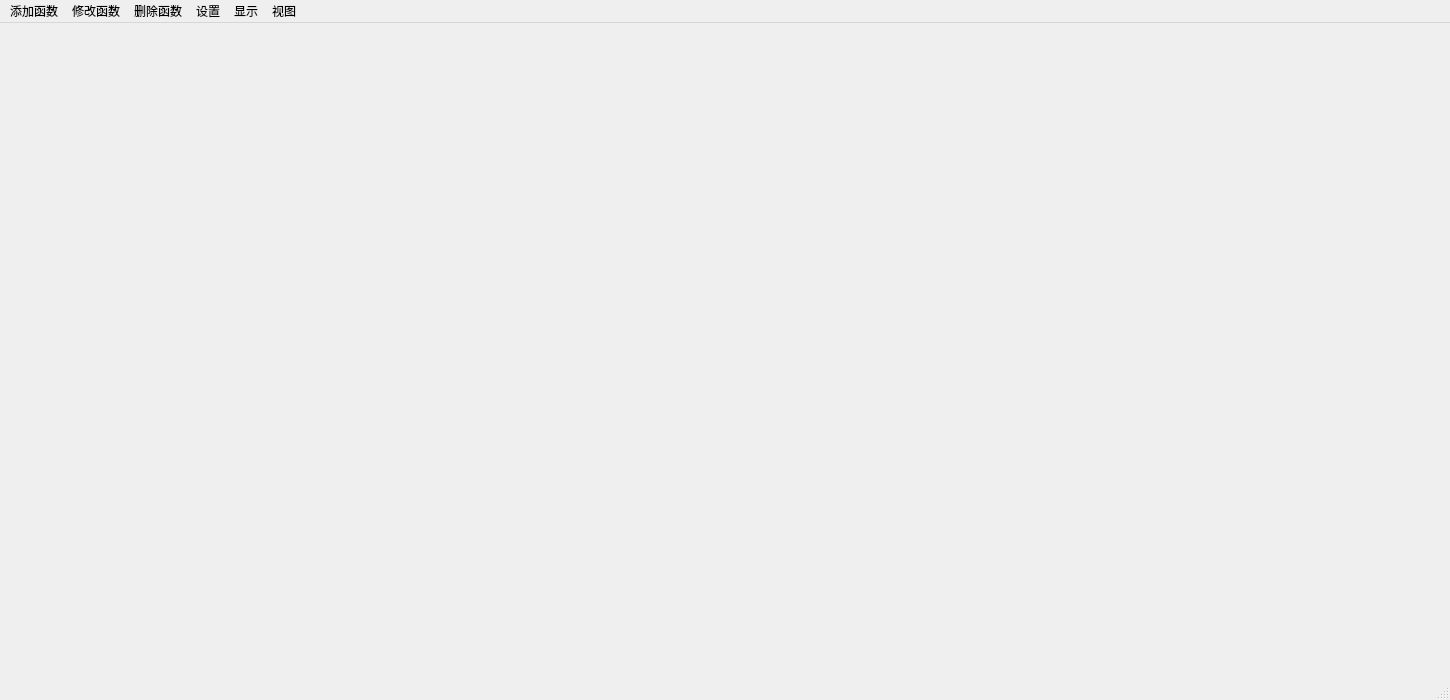
<?xml version="1.0" encoding="UTF-8"?>
<ui version="4.0">
 <class>QFunctionIndicatorWnd</class>
 <widget class="QMainWindow" name="QFunctionIndicatorWnd">
  <property name="geometry">
   <rect>
    <x>0</x>
    <y>0</y>
    <width>1450</width>
    <height>700</height>
   </rect>
  </property>
  <property name="font">
   <font>
    <family>微软雅黑</family>
   </font>
  </property>
  <property name="windowTitle">
   <string>Function-Indicator</string>
  </property>
  <widget class="QWidget" name="centralwidget"/>
  <widget class="QMenuBar" name="menubar">
   <property name="geometry">
    <rect>
     <x>0</x>
     <y>0</y>
     <width>1450</width>
     <height>25</height>
    </rect>
   </property>
   <widget class="QMenu" name="menu">
    <property name="title">
     <string>添加函数</string>
    </property>
    <addaction name="m_Add_NormalFunc"/>
    <addaction name="m_Add_PolarFunc"/>
    <addaction name="m_Add_TwoFuc"/>
   </widget>
   <widget class="QMenu" name="menu_2">
    <property name="title">
     <string>修改函数</string>
    </property>
    <addaction name="m_Alter_Func"/>
   </widget>
   <widget class="QMenu" name="menu_3">
    <property name="title">
     <string>删除函数</string>
    </property>
    <addaction name="m_Del_Func"/>
    <addaction name="m_Del_AllFunc"/>
   </widget>
   <widget class="QMenu" name="menu_4">
    <property name="title">
     <string>设置</string>
    </property>
    <addaction name="m_Set_XY_Range"/>
    <addaction name="m_Set_Move"/>
    <addaction name="m_Set_Single"/>
   </widget>
   <widget class="QMenu" name="menu_5">
    <property name="title">
     <string>显示</string>
    </property>
    <addaction name="m_Show_Edge"/>
    <addaction name="m_Show_Axis"/>
    <addaction name="m_Show_Grid"/>
    <addaction name="m_Show_FuncInfo"/>
    <addaction name="m_Show_FuncList"/>
   </widget>
   <widget class="QMenu" name="menu_6">
    <property name="title">
     <string>视图</string>
    </property>
    <addaction name="m_View_StatusBar"/>
   </widget>
   <addaction name="menu"/>
   <addaction name="menu_2"/>
   <addaction name="menu_3"/>
   <addaction name="menu_4"/>
   <addaction name="menu_5"/>
   <addaction name="menu_6"/>
  </widget>
  <widget class="QStatusBar" name="statusbar"/>
  <action name="m_Add_NormalFunc">
   <property name="text">
    <string>普通函数</string>
   </property>
  </action>
  <action name="m_Add_PolarFunc">
   <property name="text">
    <string>极坐标函数</string>
   </property>
  </action>
  <action name="m_Add_TwoFuc">
   <property name="text">
    <string>参数方程函数</string>
   </property>
  </action>
  <action name="m_Del_Func">
   <property name="text">
    <string>删除一个函数</string>
   </property>
  </action>
  <action name="m_Del_AllFunc">
   <property name="text">
    <string>删除全部函数</string>
   </property>
  </action>
  <action name="m_Alter_Func">
   <property name="text">
    <string>修改函数参数</string>
   </property>
  </action>
  <action name="m_Set_XY_Range">
   <property name="text">
    <string>设置X-Y显示范围</string>
   </property>
  </action>
  <action name="m_Set_Move">
   <property name="checkable">
    <bool>true</bool>
   </property>
   <property name="text">
    <string>移动模式</string>
   </property>
  </action>
  <action name="m_Set_Single">
   <property name="checkable">
    <bool>true</bool>
   </property>
   <property name="text">
    <string>单函数</string>
   </property>
  </action>
  <action name="m_Show_Edge">
   <property name="checkable">
    <bool>true</bool>
   </property>
   <property name="text">
    <string>边框</string>
   </property>
  </action>
  <action name="m_Show_Axis">
   <property name="checkable">
    <bool>true</bool>
   </property>
   <property name="text">
    <string>坐标轴</string>
   </property>
  </action>
  <action name="m_Show_Grid">
   <property name="checkable">
    <bool>true</bool>
   </property>
   <property name="text">
    <string>网格</string>
   </property>
  </action>
  <action name="m_Show_FuncInfo">
   <property name="checkable">
    <bool>true</bool>
   </property>
   <property name="text">
    <string>函数信息</string>
   </property>
  </action>
  <action name="m_Show_FuncList">
   <property name="checkable">
    <bool>true</bool>
   </property>
   <property name="text">
    <string>函数列表</string>
   </property>
  </action>
  <action name="m_View_ToolBar">
   <property name="checkable">
    <bool>true</bool>
   </property>
   <property name="text">
    <string>工具栏</string>
   </property>
  </action>
  <action name="m_View_StatusBar">
   <property name="checkable">
    <bool>true</bool>
   </property>
   <property name="text">
    <string>状态栏</string>
   </property>
  </action>
 </widget>
 <resources/>
 <connections/>
</ui>
